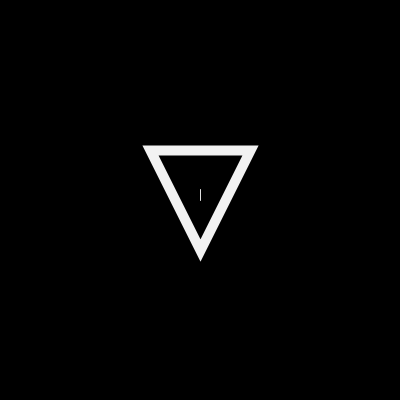
Frame 1 (no input)
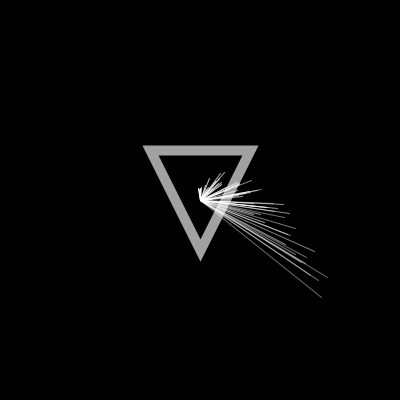
Frame 60 (the mouse pressed at the canvas centre just before this capture)
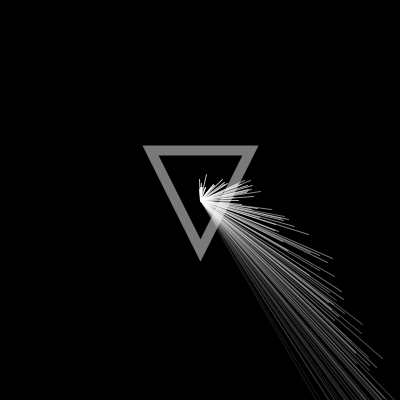
Frame 120 (the mouse held since frame 60 and released just before this capture)

The Processing sketch that drew these frames (run headless with seeded random() and noise(); from frame 60 on, the mouse is pressed at the canvas centre):

// Processing sketch: processing_158953
// ── processing_158953.pde

ParticleSystem ps;
Repeller repeller;

void setup() {
  size(400,400);
  ps = new ParticleSystem(new PVector(width/2,190));
  repeller = new Repeller(width/2-20,height/2);
}

void draw() {
  background(0);
  ps.addParticle();
  PVector gravity = new PVector(0,0.1);
  ps.applyForce(gravity);
  ps.applyRepeller(repeller);
  repeller.display();
  ps.run();
}
class Particle {
  PVector location;
  PVector velocity;
  PVector acceleration;
  float lifespan;
  
  float mass = 1;
  
  Particle(PVector l) {
    acceleration = new PVector(0,0);
    velocity = new PVector(random(-1,1),random(-1,0));
    location = l.get();
    lifespan = 225.0;
  }
  
  void run() {
    update();
    display();
  }
  
  void applyForce(PVector force) {
    PVector f =force.get();
    f.div(mass);
    acceleration.add(f);
  }
  
  void update() {
    velocity.add(acceleration);
    location.add(velocity);
    acceleration.mult(0);
    lifespan -= 2.0;
  }
  
  void display() {
    stroke(255,lifespan);
    strokeWeight(1);
    //fill(200,lifespan);
    line(location.x,location.y,200,200);
  }
  
  boolean isDead() {
    if (lifespan < 0.0) {
      return true;
    }else{
      return false;
    }
  }
}

class ParticleSystem {
  ArrayList<Particle> particles;
  PVector origin;
  
  ParticleSystem(PVector location) {
    origin = location.get();
    particles = new ArrayList<Particle>();
  }
  
  void addParticle() {
    particles.add(new Particle(origin));
  }
  
  void applyForce(PVector f) {
    for (Particle p: particles) {
      p.applyForce(f);
    }
  }
  
  
  
  void applyRepeller(Repeller r) {
    for (Particle p: particles) {
      PVector force = r.repel(p);
      p.applyForce(force);
    }
  }
  
  void run() {
    for (int i = particles.size()-1; i >= 0; i--) {
      Particle p =particles.get(i);
      p.run();
      if (p.isDead()) {
        particles.remove(i);
      }
    }
  }
}

  
  
class Repeller {
  float G = 100;
  PVector location;
  float r = 10;
  
  Repeller(float x, float y) {
    location = new PVector(x,y);
  }
  
  void display() {
    stroke(random(255));
    strokeWeight(10);
    noFill();
    triangle(150,150,250,150,200,250);
    
  }
  
  PVector repel(Particle p) {
    PVector dir = PVector.sub(location, p.location);
    float d = dir.mag();
    dir.normalize();
    d = constrain(d,5,100);
    float force = -1*G/(d*d);
    dir.mult(force);
    return dir;
  }
}
